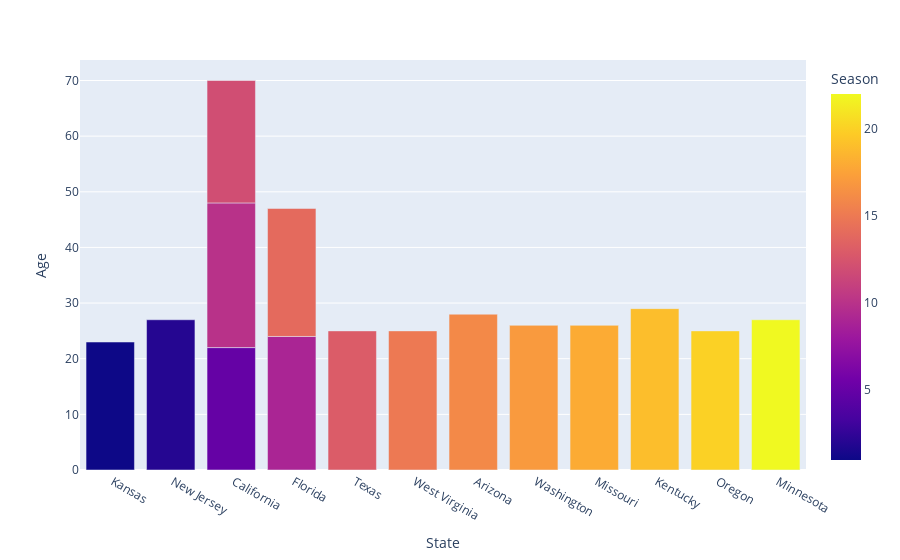

Notebook code cell kept with this figure:
### Code cell
px.bar(winnners, x='State', y='Age', color='Season')

### Figure 1 — Plotly figure (JSON) as saved in the notebook; plotly's stock layout.template omitted (floating-point values rounded to 4 significant figures)
{"data": [{"hovertemplate": "State=%{x}<br>Age=%{y}<br>Season=%{marker.color}<extra></extra>", "legendgroup": "", "marker": {"color": [1, 2, 5, 9, 10, 12, 13, 14, 15, 16, 17, 18, 19, 20, 22], "coloraxis": "coloraxis", "pattern": {"shape": ""}}, "name": "", "orientation": "v", "showlegend": false, "textposition": "auto", "type": "bar", "x": [" Kansas", " New Jersey", " California", " Florida", " California", " California", " Texas", " Florida", " West Virginia", " Arizona", " Washington", " Missouri", " Kentucky", " Oregon", " Minnesota"], "xaxis": "x", "y": [23.0, 27.0, 22.0, 24.0, 26.0, 22.0, 25.0, 23.0, 25.0, 28.0, 26.0, 26.0, 29.0, 25.0, 27.0], "yaxis": "y"}], "layout": {"barmode": "relative", "coloraxis": {"colorbar": {"title": {"text": "Season"}}, "colorscale": [[0, "#0d0887"], [0.1111, "#46039f"], [0.2222, "#7201a8"], [0.3333, "#9c179e"], [0.4444, "#bd3786"], [0.5556, "#d8576b"], [0.6667, "#ed7953"], [0.7778, "#fb9f3a"], [0.8889, "#fdca26"], [1, "#f0f921"]]}, "legend": {"tracegroupgap": 0}, "margin": {"t": 60}, "xaxis": {"anchor": "y", "domain": [0, 1], "title": {"text": "State"}}, "yaxis": {"anchor": "x", "domain": [0, 1], "title": {"text": "Age"}}}}
